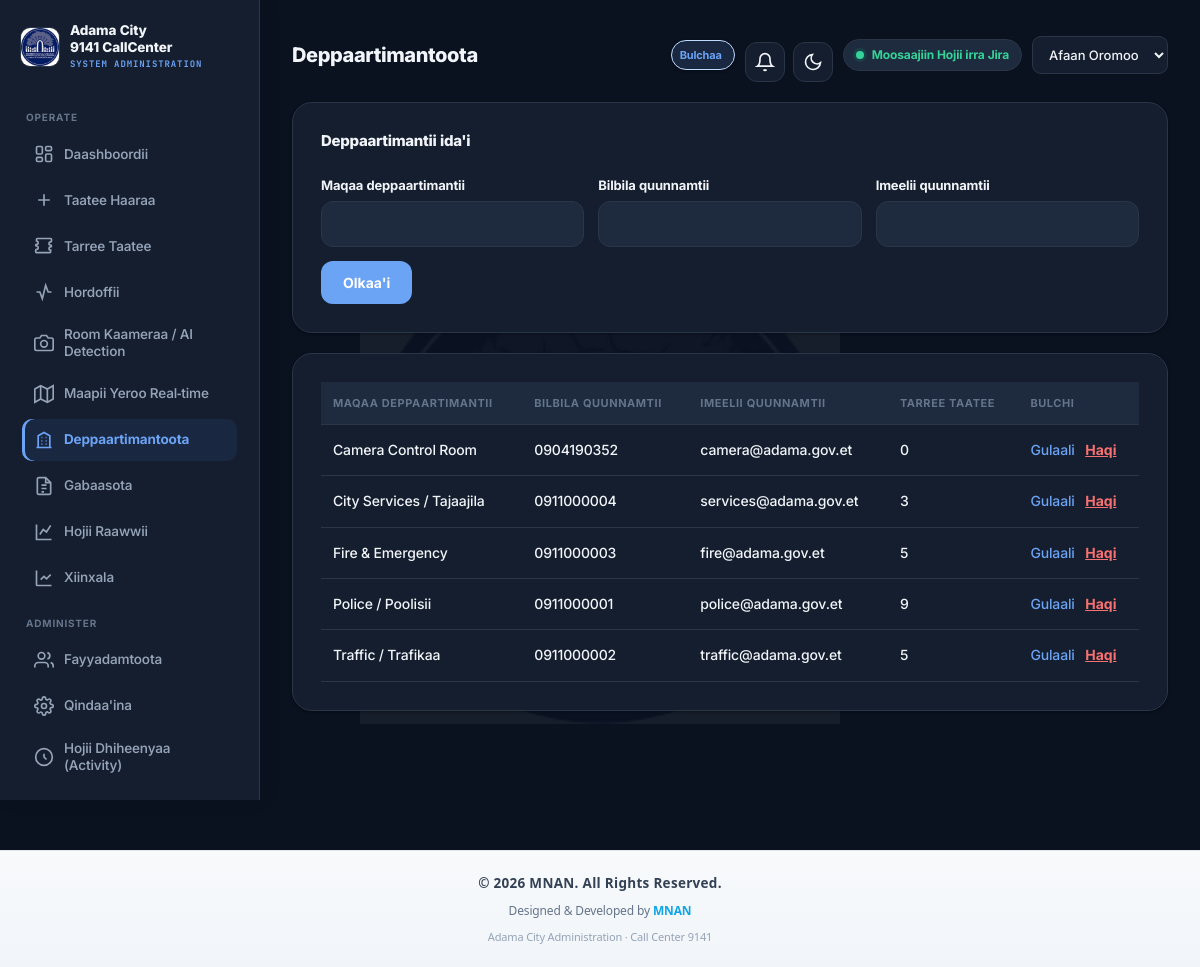
The app's page /admin/departments.php (signed in) with its own data.
### tables this page shows
CREATE TABLE `departments` (
  `id` int(11) NOT NULL,
  `name` varchar(150) NOT NULL,
  `contact_phone` varchar(32) DEFAULT NULL,
  `contact_email` varchar(150) DEFAULT NULL,
  `created_at` timestamp NOT NULL DEFAULT current_timestamp()
);

### admin/departments.php (the view, shortened to what this page needs)
<?php
require __DIR__ . '/../includes/auth.php';
$editDept = null;
$departments = $pdo->query("SELECT d.*, (SELECT COUNT(*) FROM events WHERE assigned_department_id = d.id) AS event_count FROM departments d ORDER BY d.name")->fetchAll();
$dir = t_raw('dir');
?>
<!DOCTYPE html>
<html lang="<?= $CURRENT_LANG ?>" dir="<?= $dir ?>">
<head>
<link rel="stylesheet" href="../assets/style.css">
</head>
<body>
<div class="shell">
<?php include __DIR__ . '/includes/sidebar.php'; ?>
<main class="main">
    <div class="top-actions" style="margin-bottom:20px;">
        <h2 style="margin:0;"><?= t('departments_title') ?></h2>
        <div class="topbar-controls"><?php render_topbar_controls(); render_lang_switcher(); ?></div>
    </div>
    <div class="card">
        <h2 style="font-size:15px;"><?= $editDept ? t('dept_edit') : t('dept_add') ?></h2>
        <form method="post">
            <div style="display:grid; grid-template-columns:1fr 1fr 1fr; gap:14px;">
                <div><label><?= t('label_dept_name') ?></label><input type="text" name="name" value="<?= htmlspecialchars($editDept['name'] ?? '') ?>" required></div>
                <div><label><?= t('label_dept_phone') ?></label><input type="text" name="phone" value="<?= htmlspecialchars($editDept['contact_phone'] ?? '') ?>"></div>
                <div><label><?= t('label_dept_email') ?></label><input type="email" name="email" value="<?= htmlspecialchars($editDept['contact_email'] ?? '') ?>"></div>
            </div>
            <button type="submit"><?= t('btn_save') ?></button>
        </form>
    </div>
    <div class="card">
        <table>
            <tr><th><?= t('label_dept_name') ?></th><th><?= t('label_dept_phone') ?></th><th><?= t('label_dept_email') ?></th><th><?= t('nav_event_list') ?></th><th><?= t('dash_col_manage') ?></th></tr>
            <?php foreach ($departments as $d): ?>
            <tr>
                <td><?= htmlspecialchars($d['name']) ?></td>
                <td><?= htmlspecialchars($d['contact_phone'] ?? '-') ?></td>
                <td><?= htmlspecialchars($d['contact_email'] ?? '-') ?></td>
                <td><?= (int) $d['event_count'] ?></td>
                <td>
                    <a href="?edit=<?= $d['id'] ?>"><?= t('btn_edit') ?></a> &nbsp;
                    <form method="post" style="display:inline" onsubmit="return confirm('<?= t('confirm_delete') ?>')">
                        <button type="submit" style="background:none; color:var(--red); padding:0; margin:0; box-shadow:none; text-decoration:underline;"><?= t('btn_delete') ?></button>
                    </form>
                </td>
            </tr>
            <?php endforeach; ?>
        </table>
    </div>
</main>
</div>
<footer style="
    text-align: center;
    padding: 22px 16px;
    margin-top: 50px;
    background: linear-gradient(180deg, #f8fafc 0%, #f1f5f9 100%);
    border-top: 1px solid #e2e8f0;
    font-family: system-ui, -apple-system, sans-serif;
">
    <div style="
        font-size: 13.5px;
        font-weight: 600;
        color: #334155;
        letter-spacing: 0.3px;
    ">
        © 2026 MNAN. All Rights Reserved.
    </div>
    <div style="
        margin-top: 6px;
        font-size: 12px;
        color: #64748b;
    ">
        Designed &amp; Developed by <span style="color:#0ea5e9; font-weight:600;">MNAN</span>
    </div>
    <div style="
        margin-top: 8px;
        font-size: 11px;
        color: #94a3b8;
    ">
        Adama City Administration · Call Center 9141
    </div>
</footer>
</body>
</html>

### records on screen
departments: name "Camera Control Room", contact_phone "0904190352", contact_email "camera@adama.gov.et", event_count "0"
departments: name "City Services / Tajaajila", contact_phone "0911000004", contact_email "services@adama.gov.et", event_count "3"
departments: name "Fire & Emergency", contact_phone "0911000003", contact_email "fire@adama.gov.et", event_count "5"
departments: name "Police / Poolisii", contact_phone "0911000001", contact_email "police@adama.gov.et", event_count "9"
departments: name "Traffic / Trafikaa", contact_phone "0911000002", contact_email "traffic@adama.gov.et", event_count "5"

### other values on screen
t('nav_dashboard') "Daashboordii"
t('nav_new_event') "Taatee Haaraa"
t('nav_event_list') "Tarree Taatee"
t('nav_monitoring') "Hordoffii"
t('nav_cameras') "Room Kaameraa / AI Detection"
t('nav_live_map') "Maapii Yeroo Real-time"
t('nav_departments') "Deppaartimantoota"
t('nav_reports') "Gabaasota"
t('nav_performance') "Hojii Raawwii"
t('nav_analytics') "Xiinxala"
t('nav_users') "Fayyadamtoota"
t('nav_settings') "Qindaa'ina"
t('nav_activity') "Hojii Dhiheenyaa (Activity)"
t('departments_title') "Deppaartimantoota"
t('role_' . $role) "Bulchaa"
